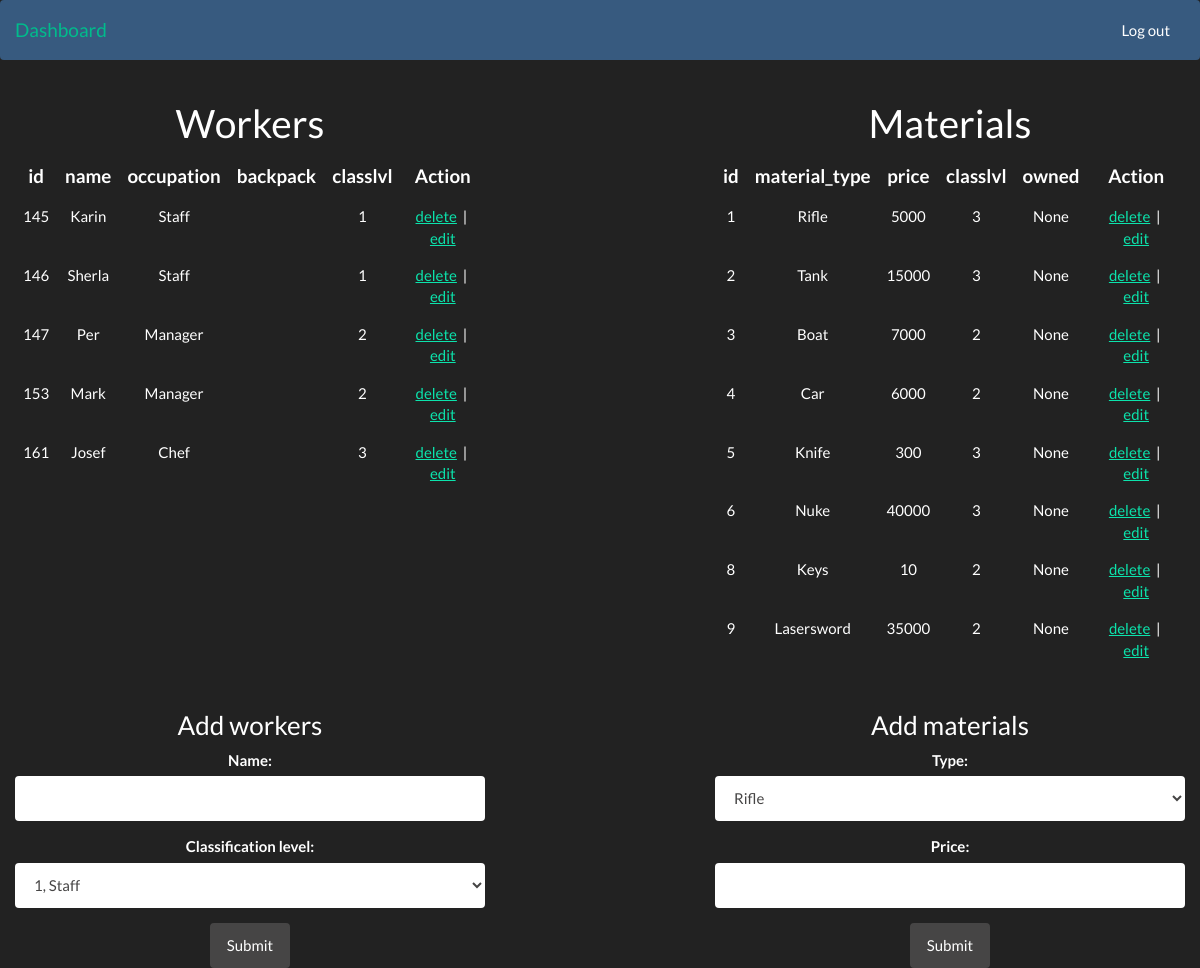
Before: /dashboard/personal/ (signed in) with the older database file.
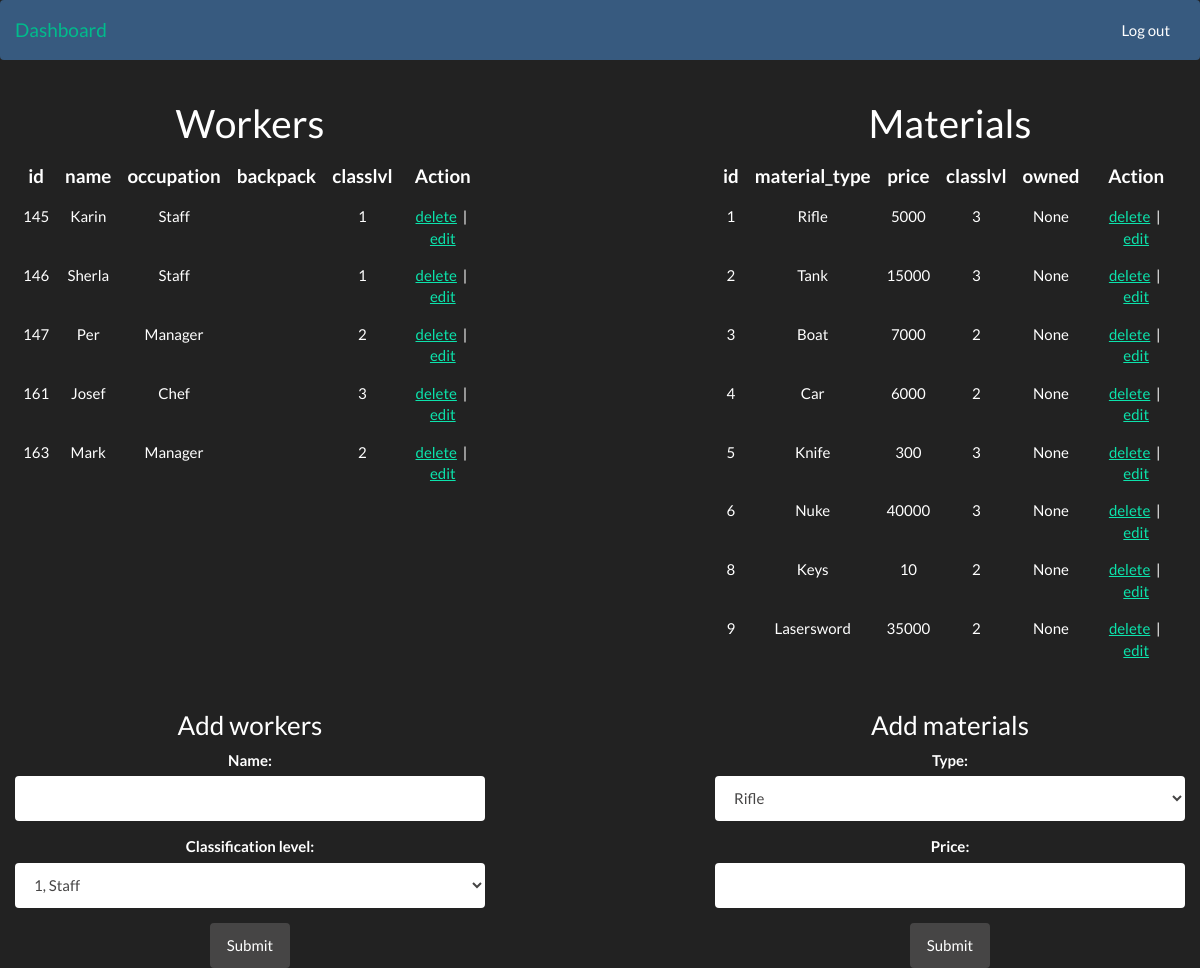
After: the same page with the newer database file.
### chef.py (models this page shows, shortened)
class Chef(Employee):
    """
    A class for employees with highest acess level
    """

### transport.py (models this page shows, shortened)
class Transport(Materials):
    """
    A Transport class
    """

### app.py (the view, shortened to what this page needs)
@app.route('/dashboard/personal/', methods=['GET', 'POST'])
def personal():
    if g.user:
        edit_per = request.args.get('edit_per')
        edit_mat = request.args.get('edit_mat')
        workers_backpack = None
        try:
            workers_backpack = con.get_worker(edit_per).backpack.split(', ')
        except AttributeError:
            pass
        if (request.method == 'GET'):
            delete_per = request.args.get('del_per')
            delete_mat = request.args.get('del_mat')
            if (delete_per):
                con.delete_worker(delete_per)
            if (delete_mat):
                con.delete_material(delete_mat)
        return render_template(
            'personal.html',
            table_workers=con.create_workers_table(),
            table_material=con.create_material_table(),
            edit_per=edit_per,
            edit_mat=edit_mat,
            worker=con.get_worker(edit_per),
            material=con.get_material(edit_mat),
            av_materials=con.get_avaliable_material(edit_per),
            workers_backpack=workers_backpack
        )
    else:
        return redirect(url_for('index'))

### app.py (called while the page is built)
@app.before_request
def before_request():
    g.user = None
    if 'user' in session:
        g.user = session['user']

### controller.py (called while the page is built, shortened)
    def get_worker(self, edit_id):
        return self.session.query(Workers).filter(Workers.id == edit_id).first()

    def get_material(self, edit_id):
        return self.session.query(Materials).filter(Materials.id == edit_id).first()

    def get_avaliable_material(self, edit_id):
        worker = self.get_worker(edit_id)
        if not worker:
            return None

### templates/personal.html
{% include 'header.html' %}
<div class="container-fluid" role="main">
    <div class="row">
        <div class="col-md-5 text-center">
            <h1>Workers</h1>
              <table class="table">
                    {{ table_workers|safe }}
              </table>
        </div>
        <div class="col-md-5 col-md-offset-2 text-center">
            <h1>Materials</h1>
              <table class="table">
                    {{ table_material|safe }}
              </table>
        </div>
    </div>
    <div class="row">
        {% include 'persons_edit.html' %}
        {% include 'materials_edit.html' %}
    </div>
</div>
{% include 'footer.html' %}

### templates/header.html (shortened to what this page needs)
<!DOCTYPE html>
<html lang="en">
    <head>
        <link href="{{ url_for('static', filename='css/darkly.css') }}" rel="stylesheet">
        <link href="{{ url_for('static', filename='css/login-modal.css') }}" rel="stylesheet"/>
        <link href="{{ url_for('static', filename='css/custom.css') }}" rel="stylesheet">
    </head>
    <body>
        <nav class="navbar navbar-default">
            <div class="container-fluid">
                <div class="navbar-header">
                    <a class="navbar-brand" href="{{ url_for('personal') }}">Dashboard</a>
                </div>
                <div class="collapse navbar-collapse" id="bs-example-navbar-collapse-1">
                    <ul class="nav navbar-nav navbar-right">
                        <li><a href="{{ url_for('dropsession') }}">Log out</a></li>
                    </ul>
                </div>
            </div>
        </nav>

### templates/persons_edit.html (shortened to what this page needs)
{% if not edit_per %}
<div class="col-md-5 text-center">
    <h3>Add workers</h3>
    <form role="form" method="POST" action="{{url_for('personal')}}">
        <div class="form-group">
            <label for="name">Name: </label>
            <input type="text" name="name" class="form-control" />
        </div>
        <div class="form-group">
            <label for="sel1">Classification level:</label>
            <select class="form-control" id="sel1" name="classlvl">
                <option value="1">1, Staff</option>
            </select>
        </div>
        <button type="submit" class="btn btn-default" name="add_worker">Submit</button>
    </form>
</div>
{% endif %}

### templates/materials_edit.html (shortened to what this page needs)
{% if not edit_mat %}
<div class="col-md-5 col-md-offset-2 text-center">
    <h3>Add materials</h3>
    <form role="form" method="POST" action="{{url_for('personal')}}">
        <div class="form-group">
            <label for="sel2">Type:</label>
            <select class="form-control" id="sel2" name="type">
                <option value="Rifle 3">Rifle</option>
            </select>
        </div>
        <div class="form-group">
            <label for="price">Price: </label>
            <input type="text" name="price" class="form-control" />
        </div>
        <button type="submit" class="btn btn-default" name="add_material">Submit</button>
    </form>
</div>
{% endif %}

### templates/footer.html (shortened to what this page needs)
</body>
</html>

Changed rows visible on the page:
no longer on this page (row unchanged): Chef: occupation "id name occupation backpack classlvl Action 145 Karin Staff 1 delete | edit 146 Sherla Staff 1 delete | edit 147 Per Manager 2 delete | edit 153 Mark Manager 2 delete | edit 161 Josef Chef 3 delete | edit"
added Chef: name "id name occupation backpack classlvl Action 145 Karin Staff 1 delete | edit 146 Sherla Staff 1 delete | edit 147 Per Manager 2 delete | edit 161 Josef Chef 3 delete | edit 163 Mark Manager 2 delete | edit"
